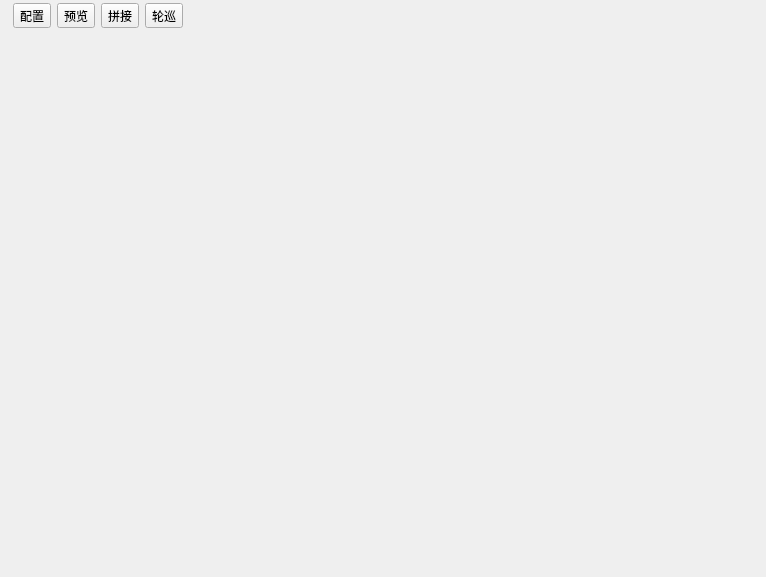
<?xml version="1.0" encoding="UTF-8"?>
<ui version="4.0">
 <class>MainWidget</class>
 <widget class="QWidget" name="MainWidget">
  <property name="geometry">
   <rect>
    <x>0</x>
    <y>0</y>
    <width>766</width>
    <height>577</height>
   </rect>
  </property>
  <property name="windowTitle">
   <string>MainWidget</string>
  </property>
  <layout class="QVBoxLayout" name="verticalLayout" stretch="0,1">
   <property name="spacing">
    <number>3</number>
   </property>
   <property name="leftMargin">
    <number>2</number>
   </property>
   <property name="topMargin">
    <number>2</number>
   </property>
   <property name="rightMargin">
    <number>1</number>
   </property>
   <property name="bottomMargin">
    <number>1</number>
   </property>
   <item>
    <widget class="QWidget" name="toolwidget" native="true">
     <layout class="QHBoxLayout" name="horizontalLayout">
      <property name="spacing">
       <number>6</number>
      </property>
      <property name="topMargin">
       <number>1</number>
      </property>
      <property name="rightMargin">
       <number>0</number>
      </property>
      <property name="bottomMargin">
       <number>0</number>
      </property>
      <item>
       <widget class="QToolButton" name="cardConfigBtn">
        <property name="enabled">
         <bool>true</bool>
        </property>
        <property name="focusPolicy">
         <enum>Qt::NoFocus</enum>
        </property>
        <property name="toolTip">
         <string>电视墙配置</string>
        </property>
        <property name="text">
         <string>配置</string>
        </property>
        <property name="iconSize">
         <size>
          <width>28</width>
          <height>28</height>
         </size>
        </property>
        <property name="checkable">
         <bool>true</bool>
        </property>
        <property name="checked">
         <bool>false</bool>
        </property>
        <property name="autoExclusive">
         <bool>false</bool>
        </property>
        <property name="toolButtonStyle">
         <enum>Qt::ToolButtonTextUnderIcon</enum>
        </property>
        <property name="autoRaise">
         <bool>false</bool>
        </property>
        <attribute name="buttonGroup">
         <string>buttonGroup</string>
        </attribute>
       </widget>
      </item>
      <item>
       <widget class="QToolButton" name="screenControlBtn">
        <property name="focusPolicy">
         <enum>Qt::NoFocus</enum>
        </property>
        <property name="toolTip">
         <string>上墙预览</string>
        </property>
        <property name="text">
         <string>预览</string>
        </property>
        <property name="iconSize">
         <size>
          <width>28</width>
          <height>28</height>
         </size>
        </property>
        <property name="checkable">
         <bool>true</bool>
        </property>
        <property name="checked">
         <bool>false</bool>
        </property>
        <property name="toolButtonStyle">
         <enum>Qt::ToolButtonTextUnderIcon</enum>
        </property>
        <attribute name="buttonGroup">
         <string>buttonGroup</string>
        </attribute>
       </widget>
      </item>
      <item>
       <widget class="QToolButton" name="screenConfigBtn">
        <property name="focusPolicy">
         <enum>Qt::NoFocus</enum>
        </property>
        <property name="toolTip">
         <string>拼接拆分</string>
        </property>
        <property name="text">
         <string>拼接</string>
        </property>
        <property name="iconSize">
         <size>
          <width>28</width>
          <height>28</height>
         </size>
        </property>
        <property name="checkable">
         <bool>true</bool>
        </property>
        <property name="checked">
         <bool>false</bool>
        </property>
        <property name="toolButtonStyle">
         <enum>Qt::ToolButtonTextUnderIcon</enum>
        </property>
        <attribute name="buttonGroup">
         <string>buttonGroup</string>
        </attribute>
       </widget>
      </item>
      <item>
       <widget class="QToolButton" name="pollingSchemeBtn">
        <property name="focusPolicy">
         <enum>Qt::NoFocus</enum>
        </property>
        <property name="toolTip">
         <string>上墙轮巡</string>
        </property>
        <property name="text">
         <string>轮巡</string>
        </property>
        <property name="iconSize">
         <size>
          <width>28</width>
          <height>28</height>
         </size>
        </property>
        <property name="checkable">
         <bool>true</bool>
        </property>
        <property name="checked">
         <bool>false</bool>
        </property>
        <property name="toolButtonStyle">
         <enum>Qt::ToolButtonTextUnderIcon</enum>
        </property>
        <attribute name="buttonGroup">
         <string>buttonGroup</string>
        </attribute>
       </widget>
      </item>
      <item>
       <spacer name="horizontalSpacer">
        <property name="orientation">
         <enum>Qt::Horizontal</enum>
        </property>
        <property name="sizeHint" stdset="0">
         <size>
          <width>655</width>
          <height>20</height>
         </size>
        </property>
       </spacer>
      </item>
     </layout>
    </widget>
   </item>
   <item>
    <widget class="QStackedWidget" name="stackedWidget">
     <property name="currentIndex">
      <number>-1</number>
     </property>
    </widget>
   </item>
  </layout>
 </widget>
 <layoutdefault spacing="6" margin="11"/>
 <resources/>
 <connections/>
 <buttongroups>
  <buttongroup name="buttonGroup"/>
 </buttongroups>
</ui>
